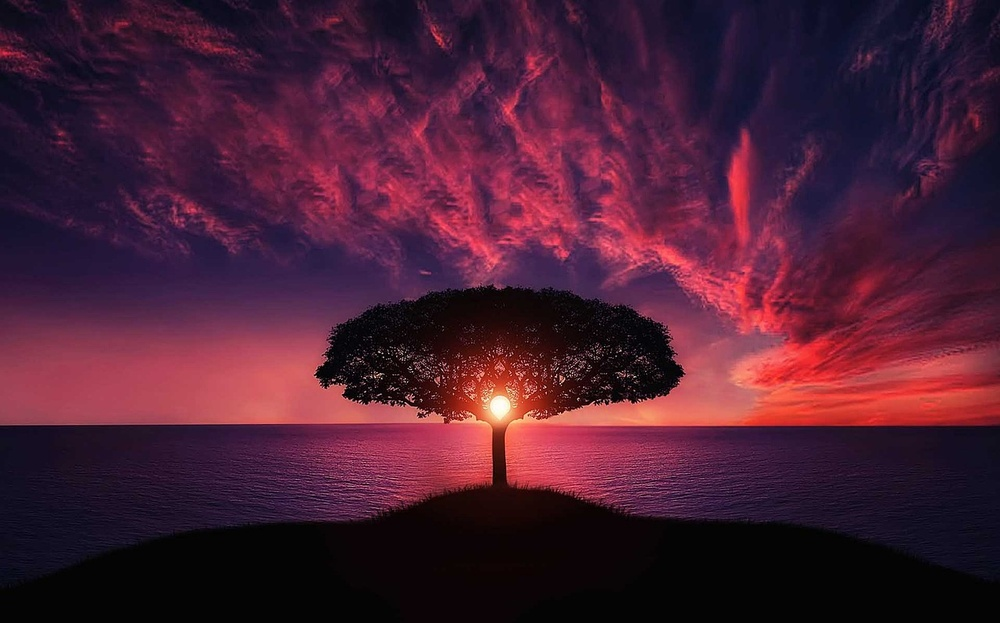
%> input picture Procesamiento de imagenes/Lectura y despliegue de imagenes/Arbol.jpg, 1000 x 623 px, shrunk from 1280 x 797 before the run
$ octave Visualizacion.m   (GNU Octave 9; MATLAB toolbox functions it lacks are replaced by stand-ins)
%> lines starting %> are read from the running program, lines starting %| are printed output that depends on the picture
%% Limpieza
clc
clear
close all
%% Lectura y despliegue
RGB = imread("Arbol.jpg"); % Lectura de la imagen
%> RGB is the input picture: size 623x1000x3 uint8; mean R, G, B 73.5, 30.3, 51.2
BW = rgb2gray(RGB);        % Conversión a B/N
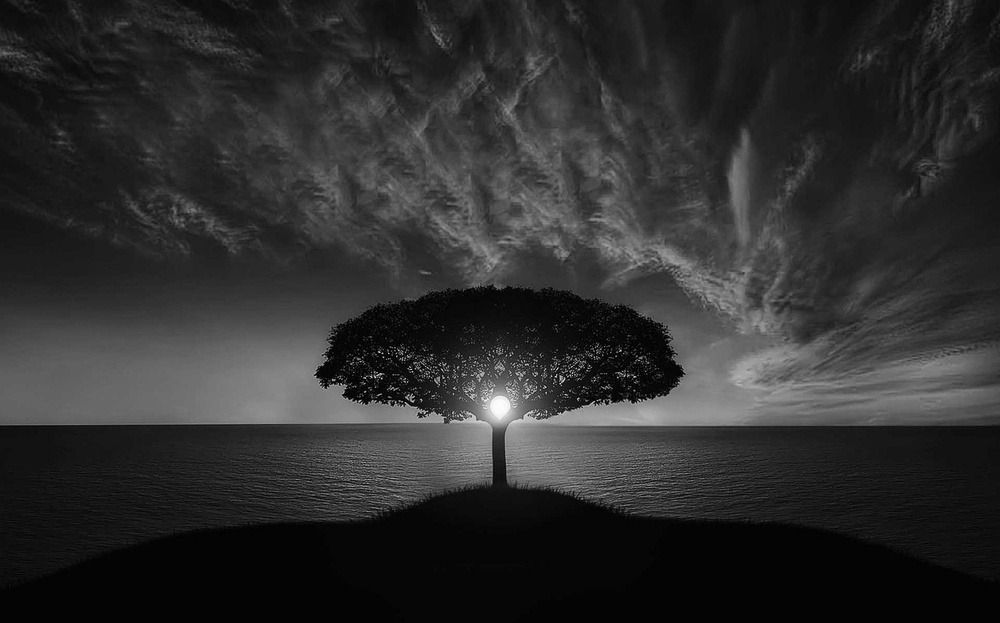
%> BW: size 623x1000 uint8; min 0, max 253, mean 45.6

% Crear un espacio para mostrar las dos imágenes
figure; % Abrir una nueva ventana de figura

% Mostrar la imagen RGB en el lado izquierdo
subplot(1, 2, 1); % Dividir la figura en 1 fila y 2 columnas, seleccionar la primera
imshow(RGB);
title("Imagen RGB"); % Agregar título

% Mostrar la imagen en escala de grises en el lado derecho
subplot(1, 2, 2); % Seleccionar la segunda columna
imshow(BW);
title("Imagen en Escala de Grises"); % Agregar título

%% RGB layers
Rojo = RGB(:,:,1);
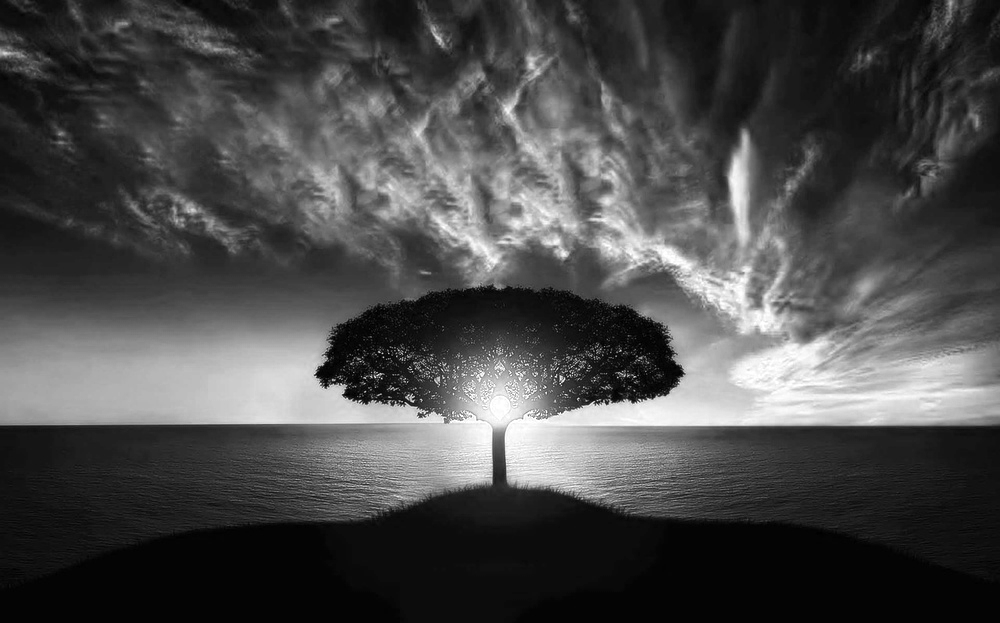
%> Rojo: size 623x1000 uint8; min 0, max 255, mean 73.5
Azul = RGB(:,:,2);
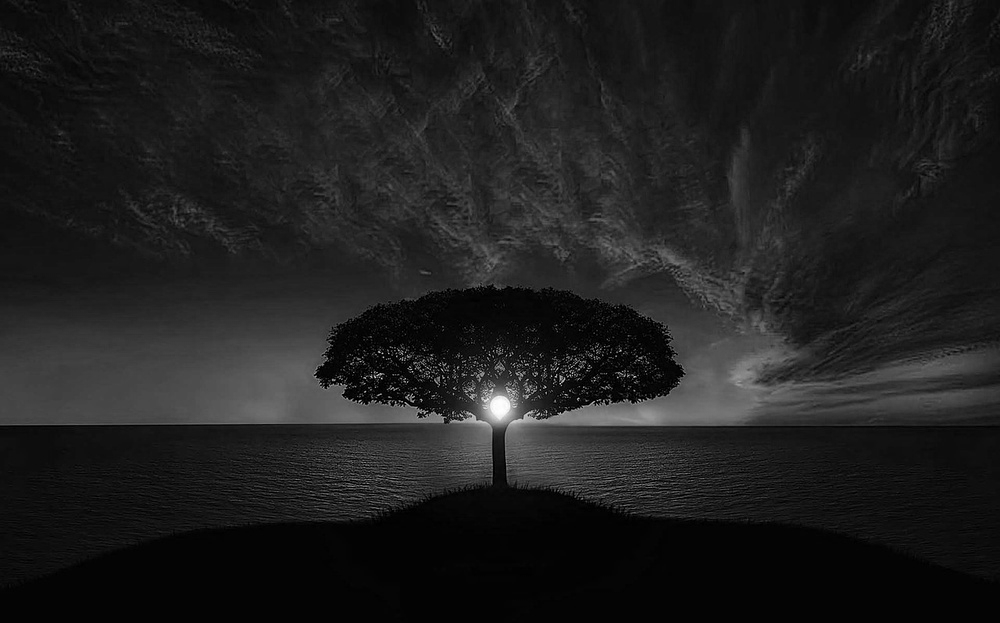
%> Azul: size 623x1000 uint8; min 0, max 255, mean 30.3
Verd = RGB(:,:,3);
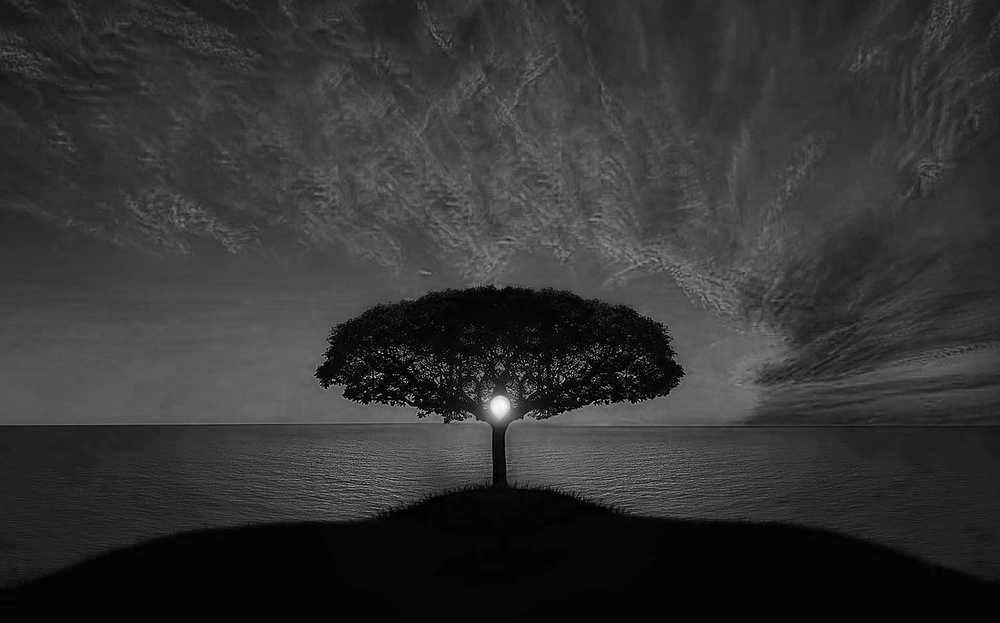
%> Verd: size 623x1000 uint8; min 0, max 252, mean 51.2

figure;
subplot(1,3,1);
imshow(Rojo);
title("Capa roja");

subplot(1,3,2);
imshow(Azul);
title("Capa azul");

subplot(1,3,3);
imshow(Rojo);
title("Capa verde");
